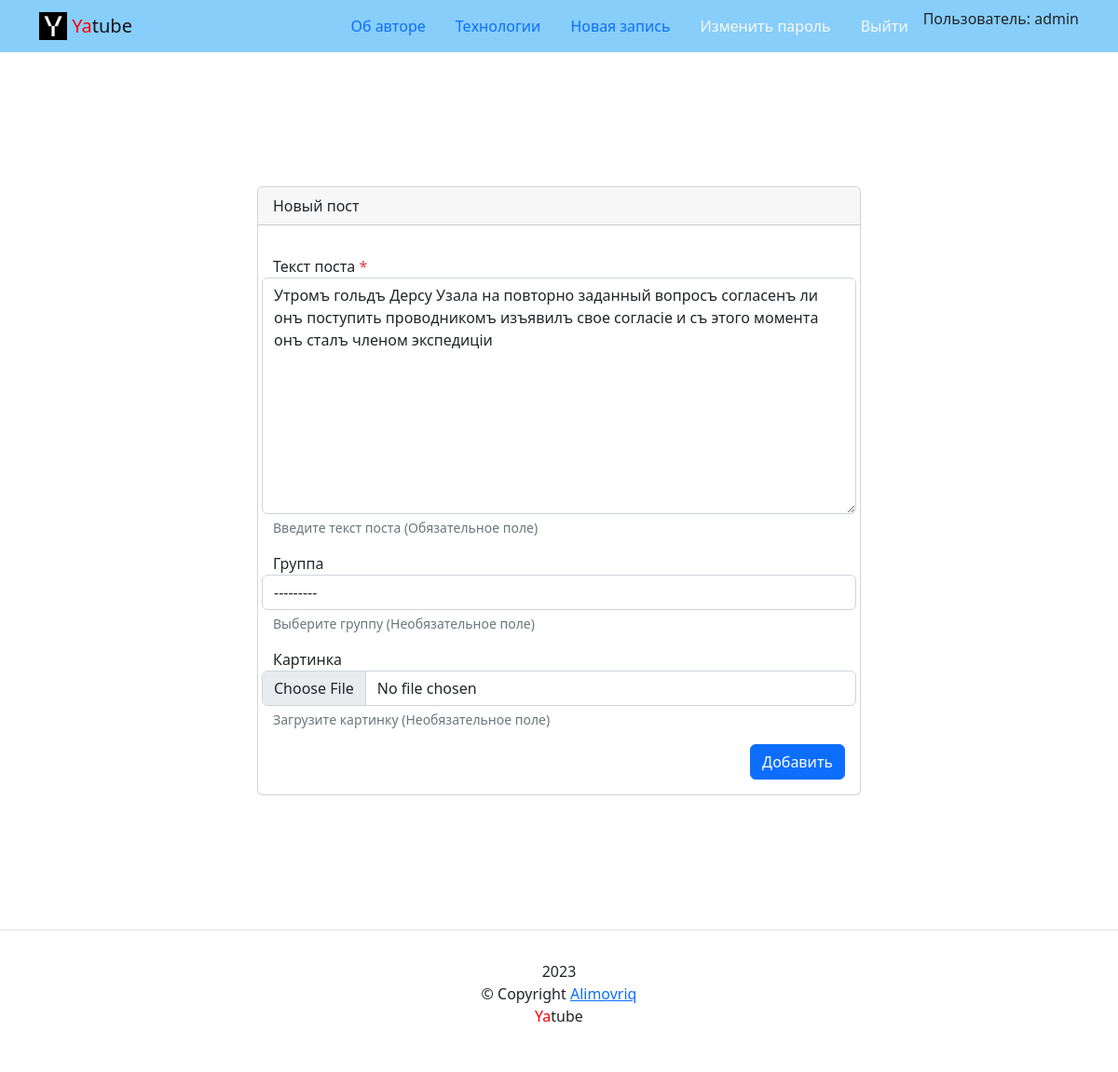
Screenshot of /posts/43/edit/ (signed in) with the database file from the repository.
### posts/models.py (models this page shows, shortened)
class Post(models.Model):
    text = models.TextField(
        'Текст поста',
        help_text='Введите текст поста',
        blank=False)
    pub_date = models.DateTimeField(
        'Дата публикации',
        auto_now_add=True,
        db_index=True)
    author = models.ForeignKey(
        User,
        on_delete=models.CASCADE,
        verbose_name='Автор',
        related_name='posts',
    )
    group = models.ForeignKey(
        Group,
        on_delete=models.SET_NULL,
        blank=True,
        null=True,
        verbose_name='Группа',
        help_text='Группа, к которой будет относиться пост',
        related_name='posts',
    )
    image = models.ImageField(
        'Картинка',
        upload_to='posts/',
        blank=True
    )
    class Meta:
        ordering = ['-pub_date']
        verbose_name = 'Пост'
        verbose_name_plural = 'Посты'

### posts/views.py (the view)
# urls.py: path('posts/<int:post_id>/edit/', views.post_edit, name='post_edit'),
@login_required
def post_edit(request, post_id):
    template = 'posts/create_post.html'
    post = get_object_or_404(Post, id=post_id)
    form = PostForm(request.POST or None,
                    files=request.FILES or None,
                    instance=post)
    if request.user != post.author:
        return redirect('posts:post_detail', post_id=post.id)
    if form.is_valid():
        post = form.save()
        post.save()
        return redirect('posts:post_detail', post_id=post.id)
    return render(request, template, {
        'form': form,
        'post': post,
    })

### posts/forms.py
class PostForm(ModelForm):
    class Meta:
        model = Post
        labels = {'group': 'Группа', 'text': 'Текст поста',
                  'image': 'Картинка'}
        help_texts = {'group': 'Выберите группу (Необязательное поле)',
                      'text': 'Введите текст поста (Обязательное поле)',
                      'image': 'Загрузите картинку (Необязательное поле)',
                      }
        fields = ["text", "group", "image"]

### core/context_processors/year.py (called while the page is built)
def year(request):
    return {
        "year": dt.datetime.today().year,
    }

### core/templatetags/user_filters.py (called while the page is built)
@register.filter
def addclass(field, css):
    return field.as_widget(attrs={'class': css})

### posts/models.py (called while the page is built)
    def __str__(self) -> str:
        return f'{self.title}'

### templates/posts/create_post.html (shortened to what this page needs)
{% extends 'base.html' %}
{% block content %}
{% load user_filters %}
<div class="container py-5">
  <div class="row justify-content-center">
    <div class="col-md-8 p-5">
      <div class="card">
        <div class="card-header">
          {% if is_edit %}
           Редактировать пост
          {% else %}
          Новый пост
          {% endif %}
        </div>
        <div class="card-body">
      <form method="post" enctype="multipart/form-data">
        {% for field in form %}
        <div class="form-group row my-3">
          <label for="{{ field.id_for_label }}">
            {{ field.label }}
              {% if field.field.required %}
                <span class="required text-danger">*</span>
              {% endif %}
          </label>
          {{ field|addclass:'form-control' }}
            {% if field.help_text %}
              <small
                 id="{{ field.id_for_label }}-help"
                 class="form-text text-muted"
              >
                {{ field.help_text|safe }}
              </small>
            {% endif %}
        </div>
      {% endfor %}
      <div class="d-flex justify-content-end">
        <button type="submit" class="btn btn-primary">
          {% if is_edit %}
          Сохранить
          {% else %}
          Добавить
          {% endif %}
        </button>
      </div>
    </form>
  </div>
</div>
{% endblock %}

### templates/includes/header.html (shortened to what this page needs)
       {% load static %}
      <header>
        <nav class="navbar navbar-light" style="background-color: lightskyblue">
          <div class="container">
            <a class="navbar-brand" href="{% url 'posts:index' %}">
              <img src="{% static 'img/logo.png' %}" width="30" height="30" class="d-inline-block align-top" alt="">
              <span style="color:red">Ya</span>tube
            </a>
            {% with request.resolver_match.view_name as view_name %}
            <ul class="nav nav-pills">
              <li class="nav-item">
                <a class="nav-link
                "
                 href="{% url 'about:author' %}">Об авторе</a>
              </li>
              <li class="nav-item">
                <a class="nav-link
                "
                 href="{% url 'about:tech' %}">Технологии</a>
              </li>
              {% if user.is_authenticated %}
              <li class="nav-item">
                <a class="nav-link
                "
                href="{% url 'posts:post_create' %}">Новая запись</a>
              </li>
              <li class="nav-item">
                <a class="nav-link link-light
                "
                href="{% url 'users:password_change' %}">Изменить пароль</a>
              </li>
              <li class="nav-item">
                <a class="nav-link link-light" href="{% url 'logout' %}">Выйти</a>
              </li>
              <li>
                Пользователь: {{ request.user }}
              </li>
              {% endif %}
              {% endwith %}
            </ul>
          </div>
        </nav>
      </header>

### rows the page displays
Post: form "Утромъ гольдъ Дерсу Узала на повторно заданный вопросъ согласенъ ли онъ поступить проводникомъ изъявилъ свое согласіе и съ этого момента онъ сталъ членом экспедиціи" "---------"

### other values shown
{{ request.user }} "admin"
{{ field.label }} "Текст поста" "Группа" "Картинка"
{{ field.help_text|safe }} "Введите текст поста (Обязательное поле)" "Выберите группу (Необязательное поле)" "Загрузите картинку (Необязательное поле)"
